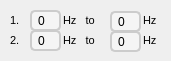
      <widget class="QWidget" name="BandStopSettings" native="true">
       <property name="geometry">
        <rect>
         <x>20</x>
         <y>230</y>
         <width>171</width>
         <height>61</height>
        </rect>
       </property>
       <property name="sizePolicy">
        <sizepolicy hsizetype="Expanding" vsizetype="Expanding">
         <horstretch>0</horstretch>
         <verstretch>0</verstretch>
        </sizepolicy>
       </property>
       <property name="styleSheet">
        <string notr="true">QGroupBox {

    background-color: transparent; /* No background */
   
}</string>
       </property>
       <widget class="QLabel" name="label_59">
        <property name="geometry">
         <rect>
          <x>140</x>
          <y>30</y>
          <width>21</width>
          <height>21</height>
         </rect>
        </property>
        <property name="styleSheet">
         <string notr="true">QLabel {
    font-family: &quot;Montserrat SemiBold&quot;, sans-serif; /* Use Montserrat ExtraBold */
    color: black; /* Text color */
    font-size: 11px
}
</string>
        </property>
        <property name="text">
         <string> Hz</string>
        </property>
       </widget>
       <widget class="QLineEdit" name="BStop2End">
        <property name="geometry">
         <rect>
          <x>110</x>
          <y>31</y>
          <width>31</width>
          <height>21</height>
         </rect>
        </property>
        <property name="styleSheet">
         <string notr="true">/* === QLineEdit Styling (Base Style) === */
QLineEdit {
    font-family: 'Montserrat Medium';
    font-size: 12px;
    color: #000000; /* Dark text */
    background-color: #f5f5f5; /* Light background */
    border: 2px solid #ccc; /* Modern border */
    border-radius: 5px;
    padding: 4px;
}

/* === Hover Effect (Similar to SpinBox) === */
QLineEdit:hover {
    background-color: #e0e0e0; /* Light grey background on hover */
    border: 2px solid #aaa; /* Darker border on hover */
}

/* === Focus Effect (When User Clicks) === */
QLineEdit:focus {
    border: 2px solid #0047B2; /* Blue border when active */
    background-color: #ffffff; /* White background when typing */
}

/* === Placeholder Text Styling === */
QLineEdit::placeholder {
    color: #808080; /* Grey placeholder text */
    font-style: italic;
}

/* === Up &amp; Down Arrow Effects (If Used in Number Input) === */
QLineEdit::up-button {
    background-color: #e0e0e0;
    border: 1px solid #ccc;
    border-radius: 3px;
    width: 15px;
    height: 6px;
    image: url(:/images/up_arrow.png);
}

QLineEdit::down-button {
    background-color: #e0e0e0;
    border: 1px solid #ccc;
    border-radius: 3px;
    width: 15px;
    height: 6px;
    image: url(:/images/down_arrow.png);
}

QLineEdit::up-button:hover, QLineEdit::down-button:hover {
    background-color: #b0b0b0;
}
</string>
        </property>
        <property name="text">
         <string>0</string>
        </property>
       </widget>
       <widget class="QLineEdit" name="BStop1End">
        <property name="geometry">
         <rect>
          <x>110</x>
          <y>11</y>
          <width>31</width>
          <height>21</height>
         </rect>
        </property>
        <property name="styleSheet">
         <string notr="true">/* === QLineEdit Styling (Base Style) === */
QLineEdit {
    font-family: 'Montserrat Medium';
    font-size: 12px;
    color: #000000; /* Dark text */
    background-color: #f5f5f5; /* Light background */
    border: 2px solid #ccc; /* Modern border */
    border-radius: 5px;
    padding: 4px;
}

/* === Hover Effect (Similar to SpinBox) === */
QLineEdit:hover {
    background-color: #e0e0e0; /* Light grey background on hover */
    border: 2px solid #aaa; /* Darker border on hover */
}

/* === Focus Effect (When User Clicks) === */
QLineEdit:focus {
    border: 2px solid #0047B2; /* Blue border when active */
    background-color: #ffffff; /* White background when typing */
}

/* === Placeholder Text Styling === */
QLineEdit::placeholder {
    color: #808080; /* Grey placeholder text */
    font-style: italic;
}

/* === Up &amp; Down Arrow Effects (If Used in Number Input) === */
QLineEdit::up-button {
    background-color: #e0e0e0;
    border: 1px solid #ccc;
    border-radius: 3px;
    width: 15px;
    height: 6px;
    image: url(:/images/up_arrow.png);
}

QLineEdit::down-button {
    background-color: #e0e0e0;
    border: 1px solid #ccc;
    border-radius: 3px;
    width: 15px;
    height: 6px;
    image: url(:/images/down_arrow.png);
}

QLineEdit::up-button:hover, QLineEdit::down-button:hover {
    background-color: #b0b0b0;
}
</string>
        </property>
        <property name="text">
         <string>0</string>
        </property>
       </widget>
       <widget class="QLineEdit" name="BStop1Start">
        <property name="geometry">
         <rect>
          <x>30</x>
          <y>10</y>
          <width>31</width>
          <height>21</height>
         </rect>
        </property>
        <property name="styleSheet">
         <string notr="true">/* === QLineEdit Styling (Base Style) === */
QLineEdit {
    font-family: 'Montserrat Medium';
    font-size: 12px;
    color: #000000; /* Dark text */
    background-color: #f5f5f5; /* Light background */
    border: 2px solid #ccc; /* Modern border */
    border-radius: 5px;
    padding: 4px;
}

/* === Hover Effect (Similar to SpinBox) === */
QLineEdit:hover {
    background-color: #e0e0e0; /* Light grey background on hover */
    border: 2px solid #aaa; /* Darker border on hover */
}

/* === Focus Effect (When User Clicks) === */
QLineEdit:focus {
    border: 2px solid #0047B2; /* Blue border when active */
    background-color: #ffffff; /* White background when typing */
}

/* === Placeholder Text Styling === */
QLineEdit::placeholder {
    color: #808080; /* Grey placeholder text */
    font-style: italic;
}

/* === Up &amp; Down Arrow Effects (If Used in Number Input) === */
QLineEdit::up-button {
    background-color: #e0e0e0;
    border: 1px solid #ccc;
    border-radius: 3px;
    width: 15px;
    height: 6px;
    image: url(:/images/up_arrow.png);
}

QLineEdit::down-button {
    background-color: #e0e0e0;
    border: 1px solid #ccc;
    border-radius: 3px;
    width: 15px;
    height: 6px;
    image: url(:/images/down_arrow.png);
}

QLineEdit::up-button:hover, QLineEdit::down-button:hover {
    background-color: #b0b0b0;
}
</string>
        </property>
        <property name="text">
         <string>0</string>
        </property>
       </widget>
       <widget class="QLabel" name="label_60">
        <property name="geometry">
         <rect>
          <x>60</x>
          <y>30</y>
          <width>51</width>
          <height>21</height>
         </rect>
        </property>
        <property name="styleSheet">
         <string notr="true">QLabel {
    font-family: &quot;Montserrat SemiBold&quot;, sans-serif; /* Use Montserrat ExtraBold */
    color: black; /* Text color */
    font-size: 11px
}
</string>
        </property>
        <property name="text">
         <string> Hz   to</string>
        </property>
       </widget>
       <widget class="QLineEdit" name="BStop2Start">
        <property name="geometry">
         <rect>
          <x>30</x>
          <y>30</y>
          <width>31</width>
          <height>21</height>
         </rect>
        </property>
        <property name="styleSheet">
         <string notr="true">/* === QLineEdit Styling (Base Style) === */
QLineEdit {
    font-family: 'Montserrat Medium';
    font-size: 12px;
    color: #000000; /* Dark text */
    background-color: #f5f5f5; /* Light background */
    border: 2px solid #ccc; /* Modern border */
    border-radius: 5px;
    padding: 4px;
}

/* === Hover Effect (Similar to SpinBox) === */
QLineEdit:hover {
    background-color: #e0e0e0; /* Light grey background on hover */
    border: 2px solid #aaa; /* Darker border on hover */
}

/* === Focus Effect (When User Clicks) === */
QLineEdit:focus {
    border: 2px solid #0047B2; /* Blue border when active */
    background-color: #ffffff; /* White background when typing */
}

/* === Placeholder Text Styling === */
QLineEdit::placeholder {
    color: #808080; /* Grey placeholder text */
    font-style: italic;
}

/* === Up &amp; Down Arrow Effects (If Used in Number Input) === */
QLineEdit::up-button {
    background-color: #e0e0e0;
    border: 1px solid #ccc;
    border-radius: 3px;
    width: 15px;
    height: 6px;
    image: url(:/images/up_arrow.png);
}

QLineEdit::down-button {
    background-color: #e0e0e0;
    border: 1px solid #ccc;
    border-radius: 3px;
    width: 15px;
    height: 6px;
    image: url(:/images/down_arrow.png);
}

QLineEdit::up-button:hover, QLineEdit::down-button:hover {
    background-color: #b0b0b0;
}
</string>
        </property>
        <property name="text">
         <string>0</string>
        </property>
       </widget>
       <widget class="QLabel" name="label_61">
        <property name="geometry">
         <rect>
          <x>60</x>
          <y>10</y>
          <width>51</width>
          <height>21</height>
         </rect>
        </property>
        <property name="styleSheet">
         <string notr="true">QLabel {
    font-family: &quot;Montserrat SemiBold&quot;, sans-serif; /* Use Montserrat ExtraBold */
    color: black; /* Text color */
    font-size: 11px
}
</string>
        </property>
        <property name="text">
         <string> Hz   to</string>
        </property>
       </widget>
       <widget class="QLabel" name="label_62">
        <property name="geometry">
         <rect>
          <x>10</x>
          <y>10</y>
          <width>16</width>
          <height>21</height>
         </rect>
        </property>
        <property name="styleSheet">
         <string notr="true">QLabel {
    font-family: &quot;Montserrat SemiBold&quot;, sans-serif; /* Use Montserrat ExtraBold */
    color: black; /* Text color */
    font-size: 11px
}
</string>
        </property>
        <property name="text">
         <string>1.</string>
        </property>
       </widget>
       <widget class="QLabel" name="label_63">
        <property name="geometry">
         <rect>
          <x>140</x>
          <y>10</y>
          <width>21</width>
          <height>21</height>
         </rect>
        </property>
        <property name="styleSheet">
         <string notr="true">QLabel {
    font-family: &quot;Montserrat SemiBold&quot;, sans-serif; /* Use Montserrat ExtraBold */
    color: black; /* Text color */
    font-size: 11px
}
</string>
        </property>
        <property name="text">
         <string> Hz</string>
        </property>
       </widget>
       <widget class="QLabel" name="label_64">
        <property name="geometry">
         <rect>
          <x>10</x>
          <y>30</y>
          <width>16</width>
          <height>21</height>
         </rect>
        </property>
        <property name="styleSheet">
         <string notr="true">QLabel {
    font-family: &quot;Montserrat SemiBold&quot;, sans-serif; /* Use Montserrat ExtraBold */
    color: black; /* Text color */
    font-size: 11px
}
</string>
        </property>
        <property name="text">
         <string>2.</string>
        </property>
       </widget>
      </widget>
